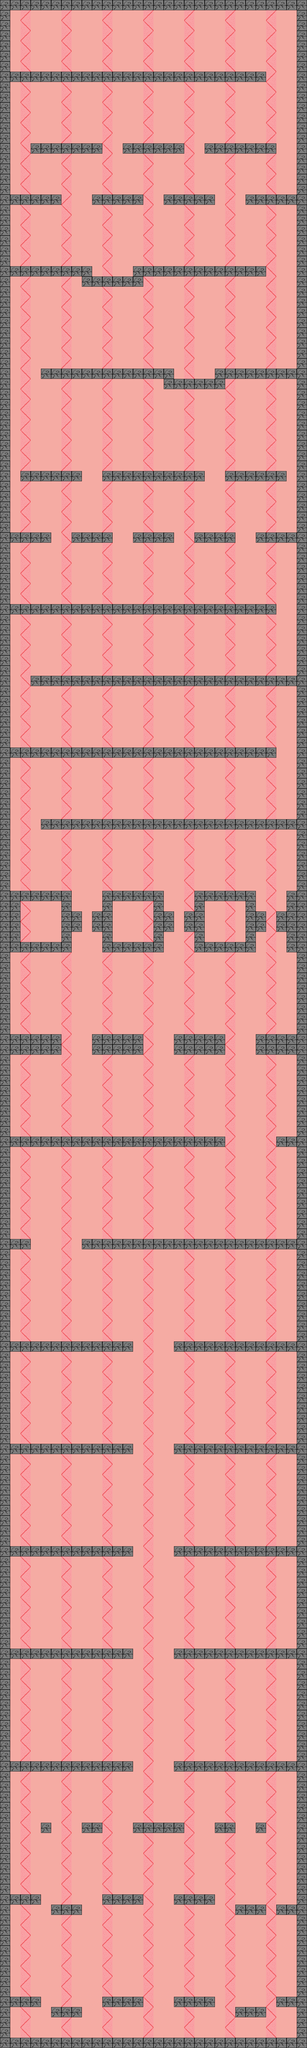

The image is a tile-based game level rendered from a .tmx file. Its description and source (layers, tilesets, objects; grid data summarised) follow:
An orthogonal 30x200 tile map with 32x32 px tiles, 1 tile layer (Camada de Tiles 1) and 102 objects (8x Enemy, Player, Boss, secondTip, metabolicSyndrome, ...).

<map version="1.8" tiledversion="1.8.4" orientation="orthogonal" renderorder="right-down" width="30" height="200" tilewidth="32" tileheight="32" infinite="0" nextlayerid="5" nextobjectid="115">
 <tileset firstgid="1" source="TileSetLvls.tsx" />
 <layer id="1" name="Camada de Tiles 1" width="30" height="200">
  <data>[6000 cells, 6000 non-empty, 3 distinct tile ids]</data>
 </layer>
 <objectgroup id="3" name="SpawnPoints">
  <object id="86" type="Player" x="97.3333" y="129.333" width="32" height="32" />
  <object id="87" type="Enemy" x="128.364" y="760.97" width="32" height="32" />
  <object id="88" type="Enemy" x="735.242" y="1052.76" width="32" height="32" />
  <object id="89" type="Enemy" x="440.242" y="1378.97" width="32" height="32" />
  <object id="90" type="Enemy" x="634.182" y="2045.64" width="32" height="32" />
  <object id="91" type="Enemy" x="606.909" y="2491.09" width="32" height="32" />
  <object id="92" type="Enemy" x="479.636" y="3803.21" width="32" height="32" />
  <object id="93" type="Enemy" x="125.091" y="4760.79" width="32" height="32" />
  <object id="94" type="Enemy" x="764.485" y="5063.82" width="32" height="32" />
  <object id="114" type="Boss" x="481.333" y="6304" width="60" height="56" />
 </objectgroup>
 <objectgroup id="4" name="Info">
  <object id="95" type="secondTip" x="225" y="191" width="32" height="32" />
  <object id="97" type="metabolicSyndrome" x="638.667" y="765.333" width="32" height="32" />
  <object id="106" type="whatAffects" x="289" y="1824.5" width="32" height="32" />
  <object id="109" type="cardiovascularSystem" x="803.167" y="2812.5" width="32" height="32" />
  <object id="110" type="respiratorySystem" x="65" y="3839" width="32" height="32" />
  <object id="111" type="skeletalSystem" x="737.333" y="4446.67" width="32" height="32" />
  <object id="112" type="moreConsequences" x="479.333" y="5632.67" width="32" height="32" />
  <object id="113" type="diet" x="767.333" y="5887.33" width="32" height="32" />
 </objectgroup>
 <objectgroup id="2" name="Platforms">
  <object id="1" x="-1.33333" y="0.333333" width="961.333" height="30.3333" />
  <object id="2" x="0.166833" y="6368.83" width="959" height="30.3333" />
  <object id="3" x="928.5" y="32.3333" width="31.5" height="6335.62" />
  <object id="4" x="0.25" y="31.7483" width="31.5" height="6336.67" />
  <object id="5" x="32" y="224" width="798.667" height="30.6667" />
  <object id="6" x="32" y="608" width="158.667" height="30.6667" />
  <object id="7" x="288.166" y="609.167" width="158.667" height="30.6667" />
  <object id="8" x="512.667" y="609.167" width="158.667" height="30.6667" />
  <object id="9" x="768.667" y="608.167" width="158.667" height="30.6667" />
  <object id="10" x="640.167" y="449.167" width="223.167" height="30.6667" />
  <object id="11" x="384.666" y="448.167" width="191.167" height="30.6667" />
  <object id="12" x="96.1665" y="449.167" width="222.667" height="30.6667" />
  <object id="13" x="256.666" y="865" width="190.667" height="30.6667" />
  <object id="14" x="32.3332" y="831.333" width="254.667" height="32.3334" />
  <object id="15" x="415.916" y="832.75" width="414.667" height="30.6667" />
  <object id="16" x="512.167" y="1184.17" width="191.667" height="30.6667" />
  <object id="17" x="673.167" y="1152.17" width="253.667" height="30.6667" />
  <object id="18" x="129.166" y="1153.17" width="413.667" height="30.6667" />
  <object id="19" x="32.6667" y="6240.33" width="94.6667" height="30.6667" />
  <object id="20" x="160.667" y="6272.67" width="94.6667" height="30.6667" />
  <object id="21" x="320.333" y="6240.67" width="127" height="30.6667" />
  <object id="22" x="544.167" y="6239.71" width="127.167" height="32.1212" />
  <object id="23" x="736" y="6272" width="94.6667" height="30.6667" />
  <object id="24" x="864" y="6240.25" width="63.75" height="31.25" />
  <object id="25" x="319.667" y="5920.17" width="127.667" height="30.6667" />
  <object id="26" x="544.667" y="5921.67" width="125.667" height="30.6667" />
  <object id="27" x="736.667" y="5952.67" width="94.6667" height="30.6667" />
  <object id="28" x="862.667" y="5953.67" width="67.6667" height="30.6667" />
  <object id="29" x="160.167" y="5952.67" width="94.6667" height="30.6667" />
  <object id="30" x="32" y="5920.67" width="94.6667" height="30.6667" />
  <object id="31" x="415.333" y="5696" width="159.333" height="30.6667" />
  <object id="32" x="670.667" y="5696.67" width="63.6667" height="30.6667" />
  <object id="33" x="799" y="5695" width="31" height="31" />
  <object id="35" x="128.667" y="5696.33" width="30.6667" height="31" />
  <object id="36" x="256.667" y="5697.67" width="60.6667" height="30.6667" />
  <object id="37" x="32.6667" y="5503.67" width="382.667" height="30.6667" />
  <object id="38" x="545" y="5504.67" width="382.667" height="30.6667" />
  <object id="39" x="34" y="5150.33" width="380.667" height="30.6667" />
  <object id="40" x="542.667" y="5151.67" width="383.667" height="30.6667" />
  <object id="41" x="31.6666" y="4832.67" width="384.667" height="30.6667" />
  <object id="42" x="542.667" y="4831.67" width="384.667" height="30.6667" />
  <object id="43" x="33.2121" y="4511.94" width="382" height="30.6667" />
  <object id="44" x="544.242" y="4511.88" width="384.667" height="30.6667" />
  <object id="45" x="33.3939" y="4192.76" width="381.667" height="30.6667" />
  <object id="46" x="543.667" y="4192.67" width="385.667" height="30.6667" />
  <object id="47" x="34" y="3872.67" width="62.6667" height="30.6667" />
  <object id="48" x="258" y="3872.67" width="670.667" height="30.6667" />
  <object id="49" x="862" y="3551.33" width="66.6667" height="30.6667" />
  <object id="50" x="32.6667" y="3551.33" width="669.333" height="30.6667" />
  <object id="51" x="224" y="1662.67" width="125.333" height="30.6667" />
  <object id="52" x="415.333" y="1664.67" width="128" height="30.6667" />
  <object id="53" x="36.0002" y="1664.67" width="125.333" height="30.6667" />
  <object id="54" x="609.333" y="1666" width="125.333" height="30.6667" />
  <object id="55" x="801.333" y="1662" width="125.333" height="30.6667" />
  <object id="56" x="705.334" y="1472.67" width="189.333" height="30.6667" />
  <object id="57" x="320" y="1471.33" width="318.666" height="30.6667" />
  <object id="58" x="64.0002" y="1471.33" width="189.333" height="30.6667" />
  <object id="59" x="34.6668" y="1887.33" width="826.666" height="30.6667" />
  <object id="60" x="96.0002" y="2112.67" width="829.333" height="30.6667" />
  <object id="61" x="33.3335" y="2336.67" width="827.333" height="30.6667" />
  <object id="62" x="128" y="2559.33" width="801.333" height="30.6667" />
  <object id="63" x="608" y="2783.33" width="192" height="30.6667" />
  <object id="64" x="606.667" y="2943.33" width="190.666" height="30.6667" />
  <object id="65" x="321.334" y="2943.33" width="189.333" height="30.6667" />
  <object id="66" x="320" y="2782" width="190.666" height="30.6667" />
  <object id="67" x="34.6668" y="2784.67" width="186.666" height="30.6667" />
  <object id="68" x="32.0002" y="2943.33" width="192" height="30.6667" />
  <object id="69" x="289.334" y="3231.67" width="158.333" height="61.6667" />
  <object id="70" x="30.8335" y="3234.17" width="158.333" height="61.6667" />
  <object id="71" x="541.833" y="3232.17" width="161.333" height="61.6667" />
  <object id="72" x="799.833" y="3233.17" width="127.333" height="61.6667" />
  <object id="73" x="31.3333" y="2815.33" width="31.3333" height="128" />
  <object id="74" x="191.333" y="2816" width="30.6667" height="128" />
  <object id="75" x="223.333" y="2848" width="31.3333" height="63.3333" />
  <object id="76" x="288" y="2848" width="32" height="62.6667" />
  <object id="77" x="320.667" y="2816" width="31.3333" height="126.667" />
  <object id="78" x="478.667" y="2814.67" width="32" height="128.667" />
  </objectgroup>
</map>
<!-- 7 of 102 objects omitted -->